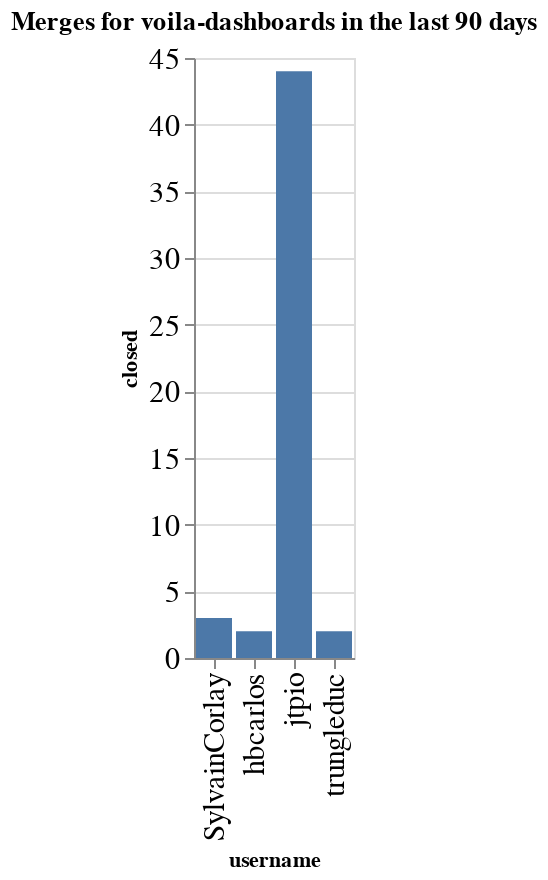

Here is the notebook cell this chart was saved with:
### Code cell
charts = []
title = f"Merges for {github_org} in the last {n_days} days"
ch = alt.Chart(data=closed_by_repo.replace(np.nan, 0), title=title).mark_bar().encode(
    x='username',
    y='closed',
)
ch

### Figure 1 — Vega-Lite specification as saved in the notebook (floating-point values rounded to 4 significant figures)
{"config": {"axisLeft": {"labelFontSize": 15}, "axisBottom": {"labelFontSize": 15}}, "data": {"name": "data-d3008db6474b488d82ab2446f67f37c5"}, "mark": "bar", "encoding": {"x": {"type": "nominal", "field": "username"}, "y": {"type": "quantitative", "field": "closed"}}, "title": "Merges for voila-dashboards in the last 90 days", "$schema": "https://vega.github.io/schema/vega-lite/v4.8.1.json", "datasets": {"data-d3008db6474b488d82ab2446f67f37c5": [{"repo": "voila", "username": "SylvainCorlay", "closed": 3}, {"repo": "voila", "username": "jtpio", "closed": 42}, {"repo": "voila", "username": "trungleduc", "closed": 2}, {"repo": "voila-gridstack", "username": "hbcarlos", "closed": 2}, {"repo": "voila-gridstack", "username": "jtpio", "closed": 2}]}}
